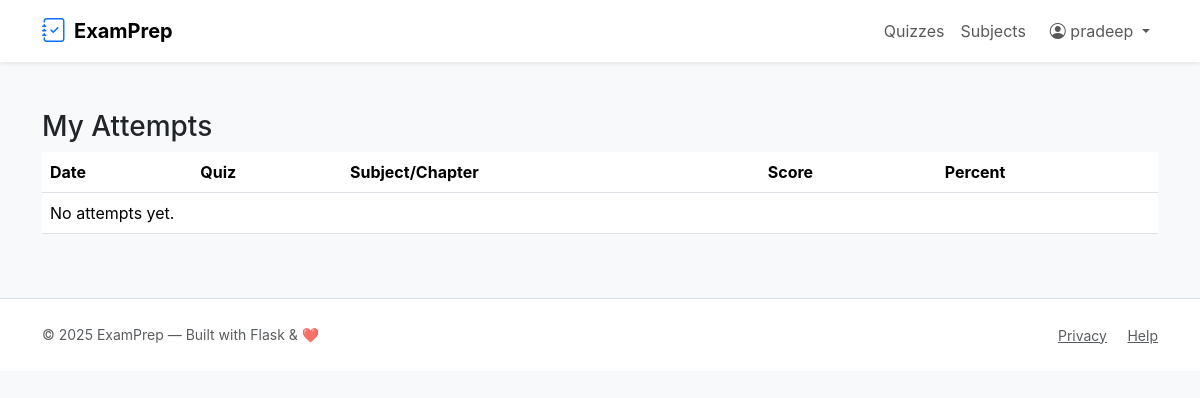
/my_attempts (signed in), run on an earlier commit of the app's database.
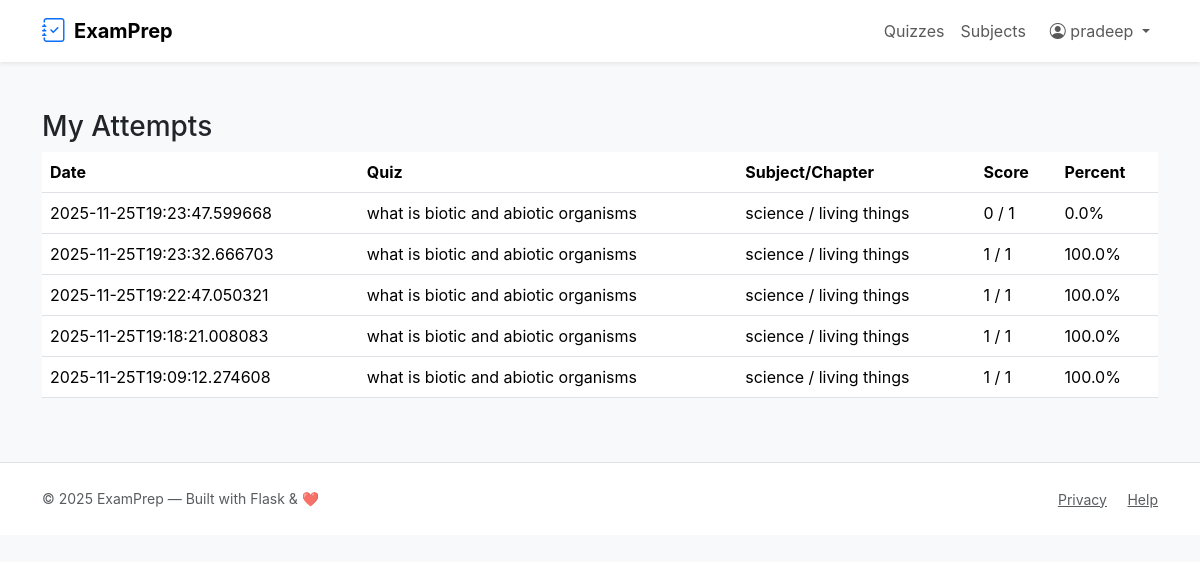
And on a later commit of the database.
### tables this page shows
CREATE TABLE scores (
    id INTEGER PRIMARY KEY AUTOINCREMENT,
    user_id INTEGER NOT NULL,
    quiz_id INTEGER NOT NULL,
    score INTEGER NOT NULL,
    total INTEGER NOT NULL,
    taken_on TEXT NOT NULL DEFAULT (datetime('now')),
    FOREIGN KEY(user_id) REFERENCES users(id) ON DELETE CASCADE,
    FOREIGN KEY(quiz_id) REFERENCES quizzes(id)
);

CREATE TABLE quizzes (
    id INTEGER PRIMARY KEY AUTOINCREMENT,
    chapter_id INTEGER NOT NULL,
    title TEXT NOT NULL,
    description TEXT,
    start_datetime TEXT,        -- ISO string e.g. 2025-11-16T10:00:00 (UTC)
    duration_minutes INTEGER,   -- duration in minutes (HH*60 + MM)
    is_active INTEGER DEFAULT 1,
    created_on TEXT NOT NULL DEFAULT (datetime('now')),
    FOREIGN KEY(chapter_id) REFERENCES chapters(id) ON DELETE CASCADE
);

CREATE TABLE subjects (
    id INTEGER PRIMARY KEY AUTOINCREMENT,
    name TEXT NOT NULL UNIQUE,
    description TEXT,
    created_on TEXT NOT NULL DEFAULT (datetime('now'))
);

CREATE TABLE chapters (
    id INTEGER PRIMARY KEY AUTOINCREMENT,
    subject_id INTEGER NOT NULL,
    name TEXT NOT NULL,
    description TEXT,
    created_on TEXT NOT NULL DEFAULT (datetime('now')),
    FOREIGN KEY(subject_id) REFERENCES subjects(id) ON DELETE CASCADE
);

### app.py (the view)
@app.route('/my_attempts')
@login_required
def my_attempts():
    rows = query_db('''
      SELECT s.*, q.title as quiz_title, ch.name as chapter_name, sub.name as subject_name
      FROM scores s
      JOIN quizzes q ON s.quiz_id = q.id
      JOIN chapters ch ON q.chapter_id = ch.id
      JOIN subjects sub ON ch.subject_id = sub.id
      WHERE s.user_id = ? ORDER BY s.taken_on DESC
    ''', (session['user_id'],))
    return render_template('my_attempts.html', rows=rows)

### app.py (called while the page is built)
def get_db():
    db = getattr(g, '_database', None)
    if db is None:
        db = g._database = sqlite3.connect(DATABASE)
        db.row_factory = sqlite3.Row
    return db

@app.teardown_appcontext
def close_connection(exc):
    db = getattr(g, '_database', None)
    if db is not None:
        db.close()

def query_db(query, args=(), one=False):
    cur = get_db().execute(query, args)
    rv = cur.fetchall()
    cur.close()
    return (rv[0] if rv else None) if one else rv

def login_required(f):
    @wraps(f)
    def decorated(*args, **kwargs):
        if 'user_id' not in session:
            flash('Please log in to continue.', 'warning')
            return redirect(url_for('login'))
        return f(*args, **kwargs)
    return decorated

### templates/my_attempts.html
{% extends 'layout.html' %}
{% block content %}
<h3>My Attempts</h3>
<table class="table">
  <thead><tr><th>Date</th><th>Quiz</th><th>Subject/Chapter</th><th>Score</th><th>Percent</th></tr></thead>
  <tbody>
    {% for r in rows %}
    <tr>
      <td>{{ r.taken_on }}</td>
      <td>{{ r.quiz_title }}</td>
      <td>{{ r.subject_name }} / {{ r.chapter_name }}</td>
      <td>{{ r.score }} / {{ r.total }}</td>
      <td>{{ ((r.score / r.total) * 100) | round(2) }}%</td>
    </tr>
    {% else %}
    <tr><td colspan="5">No attempts yet.</td></tr>
    {% endfor %}
  </tbody>
</table>
{% endblock %}

### templates/layout.html (shortened to what this page needs)
<!doctype html>
<html lang="en">
<head>
  <link href="https://cdn.jsdelivr.net/npm/bootstrap@5.3.2/dist/css/bootstrap.min.css" rel="stylesheet"
>
  <link href="https://cdn.jsdelivr.net/npm/bootstrap-icons@1.11.3/font/bootstrap-icons.css" rel="stylesheet">
  <link rel="stylesheet" href="{{ url_for('static', filename='css/style.css') }}">
</head>
<body class="bg-light text-dark">
<nav class="navbar navbar-expand-lg navbar-white bg-white shadow-sm">
  <div class="container">
    <a class="navbar-brand d-flex align-items-center" href="{{ url_for('index') }}">
      <i class="bi bi-journal-check fs-4 me-2 text-primary"></i>
      <span class="fw-bold">ExamPrep</span>
    </a>
    <div class="collapse navbar-collapse" id="mainNav">
      <ul class="navbar-nav ms-auto align-items-lg-center">
        <li class="nav-item"><a class="nav-link" href="{{ url_for('list_quizzes') }}">Quizzes</a></li>
        <li class="nav-item"><a class="nav-link" href="{{ url_for('user_dashboard') }}">Subjects</a></li>
        {% if session.get('user_id') %}
          <li class="nav-item dropdown ms-2">
            <a class="nav-link dropdown-toggle" href="#" role="button" data-bs-toggle="dropdown">
              <i class="bi bi-person-circle"></i> {{ session.get('user_name') }}
            </a>
          </li>
        {% else %}
          <li class="nav-item"><a class="btn btn-outline-primary ms-2" href="{{ url_for('login') }}">Login</a></li>
          <li class="nav-item"><a class="btn btn-primary ms-2" href="{{ url_for('register') }}">Register</a></li>
        {% endif %}
      </ul>
    </div>
  </div>
</nav>
<main class="py-5">
  <div class="container">
    {% block content %}{% endblock %}
  </div>
</main>
<footer class="bg-white py-4 mt-auto border-top">
  <div class="container d-flex flex-column flex-md-row justify-content-between align-items-center">
    <div class="small text-muted">© {{ (2025) }} ExamPrep — Built with Flask & ❤️</div>
    <div>
      <a class="text-muted small me-3" href="#">Privacy</a>
      <a class="text-muted small" href="#">Help</a>
    </div>
  </div>
</footer>
</body>
</html>

### static/css/style.css (style rules this page uses)
body { font-family: Inter, system-ui, -apple-system, "Segoe UI", Roboto, "Helvetica Neue", Arial; }

What changed in the data, as far as the page shows it:
added scores: taken_on "2025-11-25T19:23:47.599668", quiz_title "what is biotic and abiotic organisms", subject_name "science", chapter_name "living things", score "0", total "1", ((r.score/r.total)*100)|round(2) "0.0"
added scores: taken_on "2025-11-25T19:23:32.666703", quiz_title "what is biotic and abiotic organisms", subject_name "science", chapter_name "living things", score "1", total "1", ((r.score/r.total)*100)|round(2) "100.0"
added scores: taken_on "2025-11-25T19:22:47.050321", quiz_title "what is biotic and abiotic organisms", subject_name "science", chapter_name "living things", score "1", total "1", ((r.score/r.total)*100)|round(2) "100.0"
added scores: taken_on "2025-11-25T19:18:21.008083", quiz_title "what is biotic and abiotic organisms", subject_name "science", chapter_name "living things", score "1", total "1", ((r.score/r.total)*100)|round(2) "100.0"
added scores: taken_on "2025-11-25T19:09:12.274608", quiz_title "what is biotic and abiotic organisms", subject_name "science", chapter_name "living things", score "1", total "1", ((r.score/r.total)*100)|round(2) "100.0"
Also different on the page:
text no longer shown: "No attempts yet."
